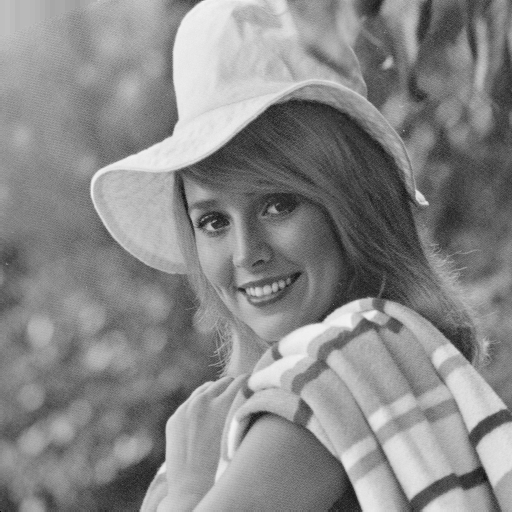
#> input picture 01 Image Fundamentals/img/Elaine.bmp, 512 x 512 px, found by its file name
$ python myRot.py
#> lines starting #> are read from the running program, lines starting #| are printed output that depends on the picture
import cv2 as cv
import numpy as np


def affine_transform(v,w):
    src_coord = np.array(v,w,1)
    transformed_coord = np.empty([1,3],dtype=int)
    # [23 lines of commented-out code are left out]

def getRotationMtrix2D(center_coordX,center_coordY,angle = 0.0,scale = 1.0):
    '''transform degree to radian'''
    theta = angle * np.pi/180

    alpha = scale * np.cos(theta)
    beta = scale * np.sin(theta)

    rotationMartix2D = np.array([[alpha, beta, (1-alpha)*center_coordX - beta * center_coordY],
                                 [-beta, alpha, beta * center_coordX + (1-alpha) * center_coordY]])

    return rotationMartix2D

def bilinear_interpolation(img, target_pixel):

    '''coefficients of interpolation'''
    a = b = c = d = None

    '''get coordination of pixel which should be interpolated'''
    x = target_pixel[0]
    y = target_pixel[1]

    '''get coordination and intensity of adjacent pixels '''
    top_left = img[x - 1][y - 1]
    top_left_x = x - 1
    top_left_y = y - 1

    top_right = img[x - 1][y + 1]
    top_right_x = x - 1
    top_right_y = y + 1

    down_right = img[x + 1][y + 1]
    down_right_x = x + 1
    down_right_y = y + 1

    down_left = img[x + 1][y - 1]
    down_left_x = x + 1
    down_left_y = y - 1

    '''matrix A, matrix of adjacent pixels coordination'''
    A = np.array([[top_left_x, top_left_y, top_left_x * top_left_y, 1]
            ,[top_right_x, top_right_y, top_right_x * top_right_y, 1]
            ,[down_right_x, down_right_y, down_right_x * down_right_y, 1]
            ,[down_left_x, down_left_y, down_left_x * down_left_y, 1]])

    '''matrix B, matrix of adjacent pixels intensity'''
    B = np.array([top_left, top_right, down_right, down_left])

    '''solve the linear equation to get the coefficients'''
    X = np.linalg.solve(A,B)

    a, b, c, d = X[0], X[1], X[2], X[3]

    '''return calculated intensity for target pixel'''
    return a * x + b * y + c * x * y + d

def warpAffine(src, M, size):

    '''create a matrix dst for destination matrix'''
    dst = np.zeros(size, dtype=np.uint8)
    '''getting the dimensions of source and destination images'''
    height, width = src.shape
    new_height, new_width = size[0], size[1]

    '''loop over source image to calculate the affine transform'''
    for x in range(height):
        for y in range(width):
            u = int(M[0, 0] * x + M[0, 1] * y + M[0, 2])
            v = int(M[1, 0] * x + M[1, 1] * y + M[1, 2])
            '''if destination coordinate doesn't exceed the dimension of destination image'''
            if 0 <= u < new_height and 0 <= v < new_width:
                dst[u, v] = src[x, y]

    '''loop over destination image to interpolate(bilinear interpolation here)'''
    final_image = np.zeros(size, dtype=np.uint8)
    for i in range(new_height-1):
        for j in range(new_width-1):
            '''ignore the frame of image(four tapes around the image) for interpolation'''
            if i != 0 or i != new_height - 2 or j != 0 or j != new_width - 2:
                final_image[i, j] = bilinear_interpolation(dst, (i, j))
                # if dst[i,j] == 0:
                #     final_image[i,j] = bilinear_interpolation(dst,(i,j))
    #return dst
    return final_image


if __name__ == "__main__":

    '''reading source image'''
    src_path = r'.\img\elaine.bmp'
    src = cv.imread(src_path, 0)
#> src is the input picture: shape (512, 512); min 0, max 243, mean 136.4

    height, width = src.shape
#> height = 512; width = 512

    '''finding center of image'''
    centerX, centerY = (width/2, height/2)
#> centerX = 256; centerY = 256

    '''calculate an affine matrix for 2D rotation'''
    rotation_angle = 80
    M = getRotationMtrix2D(centerX, centerY, rotation_angle)

    cos = np.abs(M[0, 0])
#> cos = 0.174
    sin = np.abs(M[0, 1])
#> sin = 0.985

    '''calculate the new width and new height to account for rotation'''
    new_width = int((height * sin) + (width * cos))
#> new_width = 593
    new_height = int((height * cos) + (width * sin))
#> new_height = 593

    # M[0,2] += centerX - (new_width/2)
    # M[1,2] += centerY - (new_height/2)

    M[0, 2] += (new_width/2) - centerX
    M[1, 2] += (new_height/2) - centerY

    #dst = cv.warpAffine(src,M,(new_width,new_height))

    '''calculate affine transform for source image'''
    dst = warpAffine(src, M, (new_height, new_width))
#> after the loop in warpAffine, `for x in range(height):`:
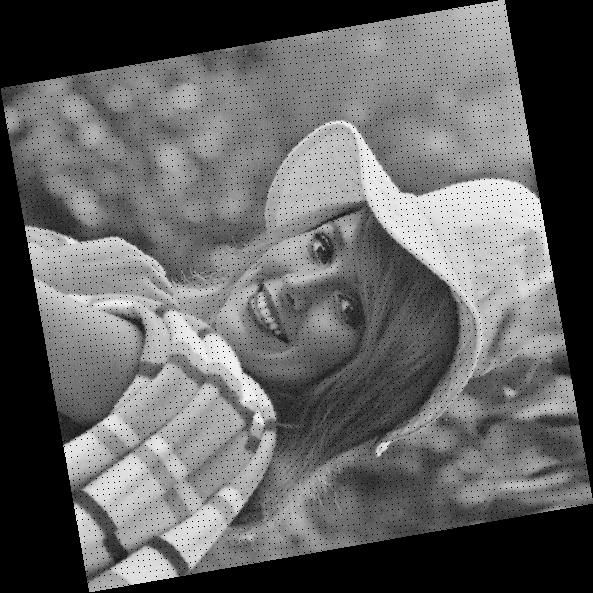
#> dst: shape (593, 593); min 0, max 243, mean 99.1
#> the loop in warpAffine, `for i in range(new_height-1):` made 592 passes
#> after the loop in warpAffine, `for i in range(new_height-1):`:
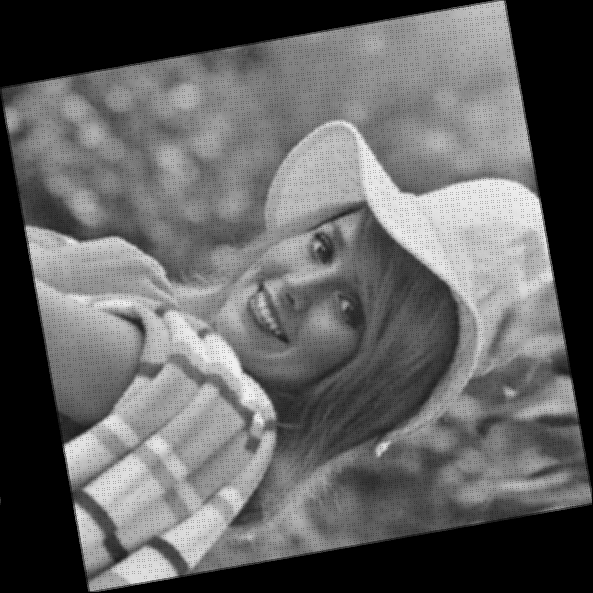
#> final_image: shape (593, 593); min 0, max 241, mean 98.8

    cv.imwrite(r'.\result_images\rotated80.bmp',dst)

    '''show the rotated image'''
    win_name = 'rotated80'
    cv.imshow(win_name,dst)
    cv.waitKey(0)
    cv.destroyAllWindows()
